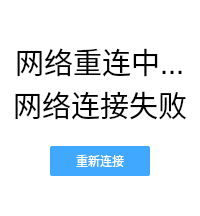
      <widget class="QWidget" name="netErrorContainer">
       <property name="layoutDirection">
        <enum>Qt::LeftToRight</enum>
       </property>
       <property name="styleSheet">
        <string notr="true">background-color: rgb(255, 255, 255);</string>
       </property>
       <layout class="QVBoxLayout" name="verticalLayout_101">
        <property name="spacing">
         <number>0</number>
        </property>
        <property name="sizeConstraint">
         <enum>QLayout::SetDefaultConstraint</enum>
        </property>
        <property name="leftMargin">
         <number>0</number>
        </property>
        <property name="topMargin">
         <number>0</number>
        </property>
        <property name="rightMargin">
         <number>0</number>
        </property>
        <property name="bottomMargin">
         <number>0</number>
        </property>
        <item>
         <spacer name="verticalSpacer_2">
          <property name="orientation">
           <enum>Qt::Vertical</enum>
          </property>
          <property name="sizeHint" stdset="0">
           <size>
            <width>20</width>
            <height>40</height>
           </size>
          </property>
         </spacer>
        </item>
        <item alignment="Qt::AlignHCenter">
         <widget class="QLabel" name="netReconnectLabel">
          <property name="font">
           <font>
            <pointsize>22</pointsize>
           </font>
          </property>
          <property name="styleSheet">
           <string notr="true">color: rgb(0, 0, 0);</string>
          </property>
          <property name="text">
           <string>网络重连中...</string>
          </property>
         </widget>
        </item>
        <item alignment="Qt::AlignHCenter">
         <widget class="QLabel" name="netErrLabel">
          <property name="font">
           <font>
            <pointsize>22</pointsize>
           </font>
          </property>
          <property name="styleSheet">
           <string notr="true">color: rgb(0, 0, 0);</string>
          </property>
          <property name="text">
           <string>网络连接失败</string>
          </property>
         </widget>
        </item>
        <item>
         <spacer name="verticalSpacer_5">
          <property name="orientation">
           <enum>Qt::Vertical</enum>
          </property>
          <property name="sizeType">
           <enum>QSizePolicy::Fixed</enum>
          </property>
          <property name="sizeHint" stdset="0">
           <size>
            <width>20</width>
            <height>20</height>
           </size>
          </property>
         </spacer>
        </item>
        <item alignment="Qt::AlignHCenter">
         <widget class="QPushButton" name="reconnectBtn">
          <property name="minimumSize">
           <size>
            <width>100</width>
            <height>30</height>
           </size>
          </property>
          <property name="maximumSize">
           <size>
            <width>100</width>
            <height>30</height>
           </size>
          </property>
          <property name="styleSheet">
           <string notr="true">QPushButton:hover {
	background-color: rgb(100, 180, 255);
}
QPushButton:pressed {
background-color: #1E90FF;
}
QPushButton {
	background-color: rgb(64, 169, 255);
	color: white;                    /* 文字颜色 */
	border-width: 1px;               /* 边框宽度 */
	border-radius: 2px;              /* 边框圆角 */
	font:bold 10pt &quot;Microsoft YaHei UI&quot;;
}
QPushButton:!enabled {
background-color: rgb(150, 150, 150);
}
</string>
          </property>
          <property name="text">
           <string>重新连接</string>
          </property>
         </widget>
        </item>
        <item>
         <spacer name="verticalSpacer_4">
          <property name="orientation">
           <enum>Qt::Vertical</enum>
          </property>
          <property name="sizeHint" stdset="0">
           <size>
            <width>20</width>
            <height>40</height>
           </size>
          </property>
         </spacer>
        </item>
       </layout>
      </widget>
